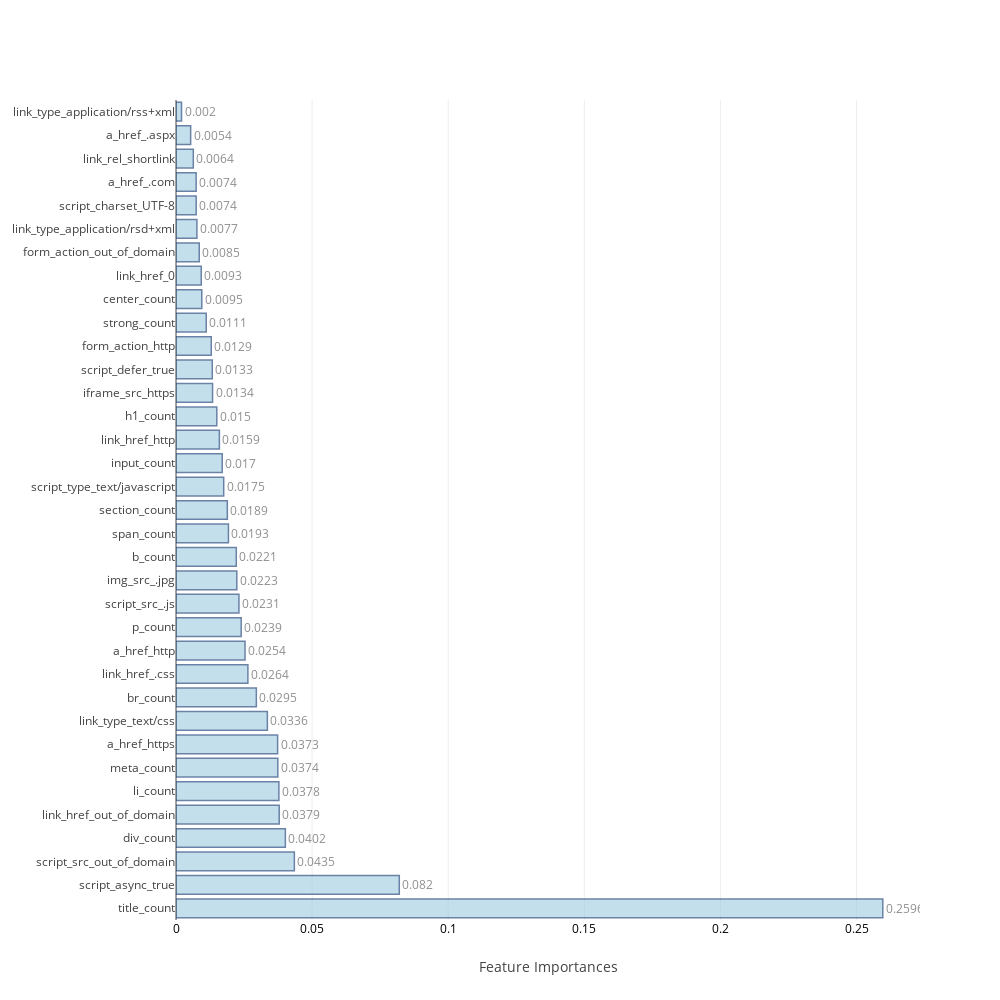

The notebook cell saved with this chart:
### Markdown cell above
### <a id='1.B' style="text-decoration : none; color : #000000;"> B. Average Feature Importances</a>

### Code cell
feat_impt_plot(np.average(feat_imp,axis=0),columns)

### Figure 1 — Plotly figure (JSON) as saved in the notebook; plotly's stock layout.template omitted (floating-point values rounded to 4 significant figures)
{"data": [{"marker": {"color": "rgb(158,202,225)", "line": {"color": "rgb(8,48,107)", "width": 1.5}}, "opacity": 0.6, "orientation": "h", "text": [0.2596, 0.082, 0.0435, 0.0402, 0.0379, 0.0378, 0.0374, 0.0373, 0.0336, 0.0295, 0.0264, 0.0254, 0.0239, 0.0231, 0.0223, 0.0221, 0.0193, 0.0189, 0.0175, 0.017, 0.0159, 0.015, 0.0134, 0.0133, 0.0129, 0.0111, 0.0095, 0.0093, 0.0085, 0.0077, 0.0074, 0.0074, 0.0064, 0.0054, 0.002], "textposition": "outside", "type": "bar", "uid": "b79517ac-4d64-40ec-9ba1-9ba3015630e6", "x": [0.2596, 0.08202, 0.04348, 0.04018, 0.03792, 0.03779, 0.0374, 0.03733, 0.03356, 0.02951, 0.02641, 0.02536, 0.02395, 0.02312, 0.02233, 0.02214, 0.01926, 0.01885, 0.01752, 0.01697, 0.01593, 0.01498, 0.01343, 0.01332, 0.01295, 0.0111, 0.00947, 0.009274, 0.008537, 0.007677, 0.007415, 0.007395, 0.006356, 0.005382, 0.002024], "y": ["title_count", "script_async_true", "script_src_out_of_domain", "div_count", "link_href_out_of_domain", "li_count", "meta_count", "a_href_https", "link_type_text/css", "br_count", "link_href_.css", "a_href_http", "p_count", "script_src_.js", "img_src_.jpg", "b_count", "span_count", "section_count", "script_type_text/javascript", "input_count", "link_href_http", "h1_count", "iframe_src_https", "script_defer_true", "form_action_http", "strong_count", "center_count", "link_href_0", "form_action_out_of_domain", "link_type_application/rsd+xml", "script_charset_UTF-8", "a_href_.com", "link_rel_shortlink", "a_href_.aspx", "link_type_application/rss+xml"]}], "layout": {"autosize": false, "height": 1000, "width": 1000, "xaxis": {"tickfont": {"color": "black", "size": 12}, "title": "Feature Importances"}, "yaxis": {"automargin": true}}}
